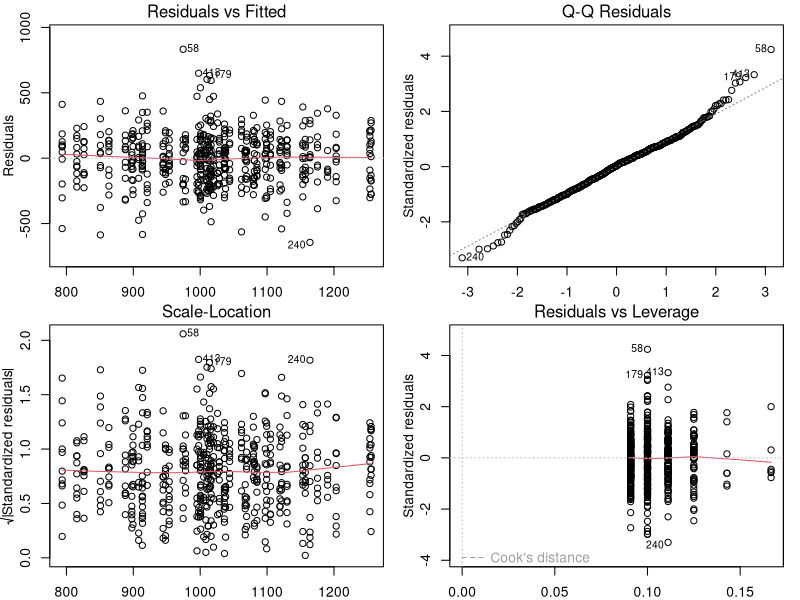
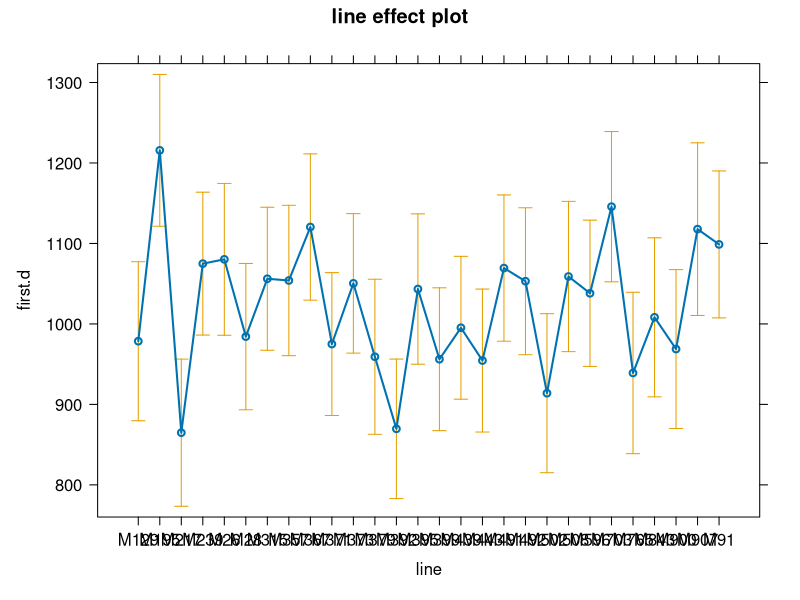

These figures' R source, in order:
dat<-read.csv("remating.csv")

#Make a linear model with first mating duration as response variable, and experience treatment and genetic line as interacting predictor variables
m1<-lm(first.d~treatment*line,data=dat)
#Add all four diagnostic plots to single panel
par(mfrow=c(2,2),mar=c(2,3,1.5,1),mgp=c(2,1,0))
#Print diagnostic plots
plot(m1,id.n=4)

library(effects)
#Plot inferential plot showing the estimated means for each line (could not figure out how to remove unnecessary lines connecting points)
plot(effect("line", m1))
